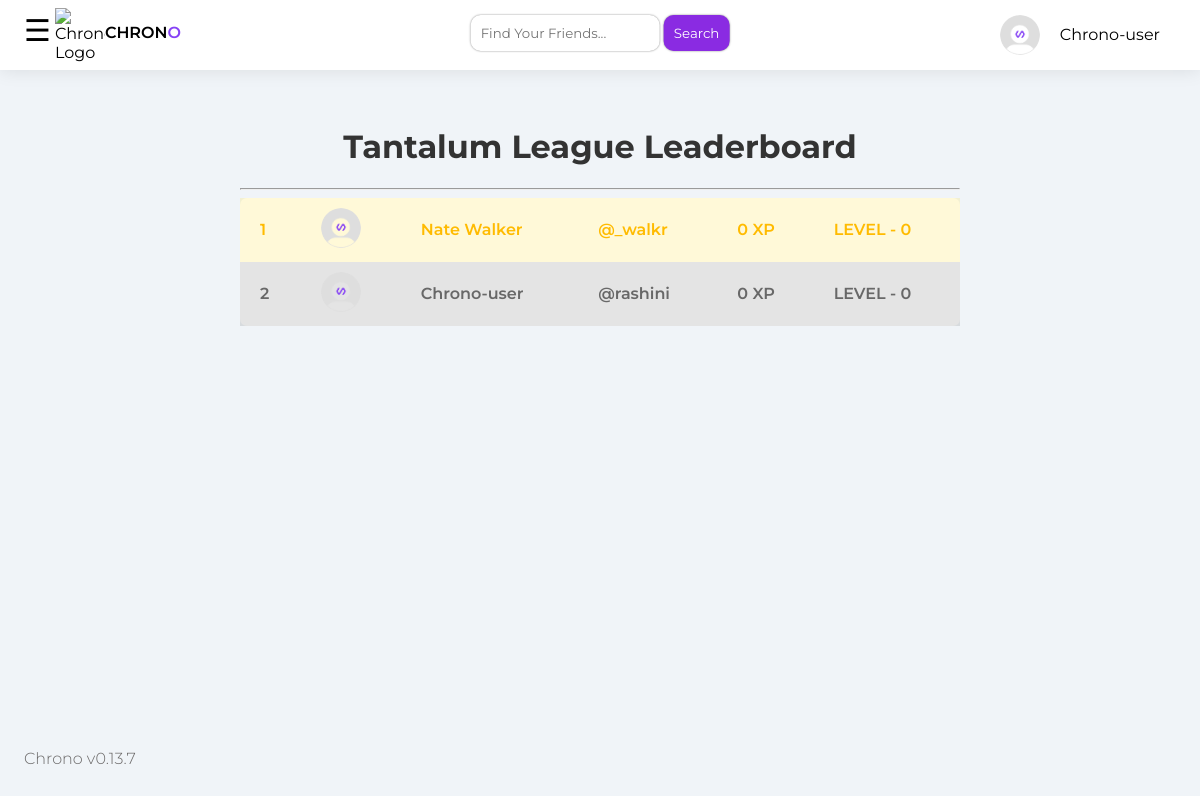
The page /leaderboard/Tantalum (signed in) on the database its author committed.
### app.py (models this page shows)
class User(UserMixin, db.Model):
    id = db.Column(db.Integer, primary_key=True)
    username = db.Column(db.String(150), unique=True, nullable=False)
    email = db.Column(db.String(150), unique=True, nullable=False)
    password = db.Column(db.String(150), nullable=False)
    xp_count = db.Column(db.Integer, default=0)
    birthdate = db.Column(db.Date, nullable=False)
    display_name = db.Column(db.String(150), default='Chrono-user ')
    bio = db.Column(db.Text)
    youtube = db.Column(db.Text, nullable=False, default="N/A")
    facebook = db.Column(db.Text, nullable=False, default="N/A")
    twitter = db.Column(db.Text, nullable=False, default="N/A")
    insta = db.Column(db.Text, nullable=False, default="N/A")
    tiktok = db.Column(db.Text, nullable=False, default="N/A")
    level = db.Column(db.Integer, default=0)
    profile_image = db.Column(db.String(150), nullable=True, default='Default.png')
    club_id = db.Column(db.Integer, db.ForeignKey('club.id'))
    league = db.Column(db.String(80), nullable=False, default='Tantalum')
    yt_badge = db.Column(db.Boolean, default=False)
    account_type = db.Column(db.Text, default='Free')
    club_name = db.Column(db.String(150))
    club = db.relationship('Club', backref=db.backref('members', lazy=True), foreign_keys=[club_id])
    followers = db.relationship('Follow', foreign_keys=[Follow.followed_id],
                                backref=db.backref('followed', lazy='joined'),
                                lazy='dynamic',
                                cascade='all, delete-orphan')
    following = db.relationship('Follow', foreign_keys=[Follow.follower_id],
                                backref=db.backref('follower', lazy='joined'),
                                lazy='dynamic',
                                cascade='all, delete-orphan')

### app.py (the view)
@app.route('/leaderboard/<league_name>')
def league_leaderboard(league_name):
    users = User.query.filter_by(league=league_name).order_by(User.xp_count.desc()).all()
    return render_template('leaderboard.html', users=users, league_name=league_name)

### app.py (called while the page is built)
@login_manager.user_loader
def load_user(user_id):
    return User.query.get(int(user_id))

### templates/leaderboard.html (shortened to what this page needs)
<!DOCTYPE html>
<html>
<head>
    <link rel="stylesheet" href="{{ url_for('static', filename='css/leaderboard.css') }}">
    <link rel="stylesheet" href="{{ url_for('static', filename='css/stylesdashboard.css') }}">
    <link rel="stylesheet" href="{{ url_for('static', filename='css/uni.css')}}">
    <link rel="stylesheet" href="https://cdnjs.cloudflare.com/ajax/libs/font-awesome/5.15.4/css/all.min.css">
</head>
<body>
<nav class="navbar">
    <div id="mySidenav" class="sidenav">
        <div class="nbutton">
            <p style="font-weight: 300; color: rgb(107, 105, 105); position: fixed; left: 2%; bottom: 2%; ">Chrono v0.13.7</p>
        </div>
    </div>
      <div class="logo-container">
        <span style="float: left; font-size:30px;cursor:pointer; padding: 4px;" onclick="openNav()">&#9776 </span>
        <img src="https://i.ibb.co/YBxkyWP/Chrono.png" alt="Chrono Logo" style="float: left;"> <p style="color: black; float: left; font-weight: 550; margin-top: 15px;"> CHRON</p><p style="color: #8642f5;float: right; font-weight: 550; margin-top: 15px;">O</p>
      </div>
    <div class="profile">
        <form class="searchu" action="{{ url_for('search.search_users') }}" method="GET">
            <input class="findfriends" type="text" name="query" placeholder="Find Your Friends...">
            <button class="findfrbtn" type="submit">Search</button>
        </form>
       <div class="click">
<img src="{{ url_for('static', filename='uploads/' + current_user.profile_image) }}" alt="Profile Picture" class="profile-pic">
<span class="profile-name">{{current_user.display_name or current_user.username}}</span>
    </div>
</div>
</nav>
<div class="booty">
    <center><h1>{{ league_name }} League Leaderboard</h1></center>
    <table>
        {% for user in users %}
        <tr class="{% if loop.index == 1 %}first-row{% elif loop.index == 2 %}second-row{% elif loop.index == 3 %}third-row{% endif %}">
            <td>{{ loop.index }}</td>
            <td><img style="width: 40px; border-radius: 50%;" src="/static/uploads/{{ user.profile_image }}"></td>
            <td>{{ user.display_name }}</td>
            <td>@{{ user.username }}</td>
            <td>{{ user.xp_count }} XP</td>
            <td>LEVEL - {{ user.level }}</td>
        </tr>
        {% endfor %}
        <hr>
    </table>
</div>
</body>
</html>

### static/css/leaderboard.css (style rules this page uses)
.booty { padding: 3% 20%; }
table { border-radius: 7px; width: 100%; padding: 20px; background-color: rgb(255, 255, 255); border: 1px solid rgba(131, 75, 2, 0); border-collapse: collapse; }
table , td { padding: 10px 20px; background-color: rgb(255, 255, 255); border: none; border-collapse: collapse; font-weight: 550; }
.first-row td { color: rgb(255, 187, 0); background-color: rgba(255, 217, 0, 0.151); }
.second-row td { color: rgb(104, 104, 104); background-color: rgba(83, 83, 83, 0.151); }

### static/css/stylesdashboard.css (style rules this page uses)
h1 { color: #333; }

### static/css/uni.css (style rules this page uses)
button { font-family: 'Montserrat', sans-serif; }
body { font-family: "Montserrat", sans-serif; background-color: #f0f4f8; margin: 0; padding: 0; transition: background-color .5s; display: flex; flex-wrap: wrap; max-width: 100%; overflow-x: hidden; }
.booty { width: 100%; box-sizing: border-box; font-family: "Montserrat", sans-serif; }
.navbar { display: flex; flex-wrap: wrap; width: 100%; justify-content: space-between; align-items: center; padding: 5px 20px; background-color: #ffffff; box-shadow: 0 0 18px rgba(0, 0, 0, 0.1); box-sizing: border-box; }
.profile { float: right; padding: 10px; cursor: pointer; vertical-align: middle; }
.profile-pic { width: 40px; height: 40px; float: left; border-radius: 50%; }
.profile-name { margin-left: 10px; float: right; display: block; padding: 10px; }
.logo-container img { width: 50px; }
.sidenav { height: 100%; width: 0; position: fixed; z-index: 1; top: 0; left: 0; background-color: #f8f7f7; overflow-x: hidden; transition: 0.5s; padding-top: 60px; }
.searchu { float: left; position: absolute; top: 15px; left: 50%; transform: translateX(-50%); }
.findfriends { border-width: 0; border-radius: 10px; box-shadow: 0px 0px 2px 0px rgba(0, 0, 0, 0.5); padding: 10px; font-family: 'Montserrat', sans-serif; }
.findfrbtn { padding: 10px; background-color: blueviolet; color: white; border-width: 0; border-radius: 10px; box-shadow: 0px 0px 2px 0px rgba(0, 0, 0, 0.5); font-family: 'Montserrat', sans-serif; }

### rows shown on the page
User: profile_image (placeholder picture), display_name "Chrono-user", username "rashini", xp_count "0", level "0"
User: profile_image (placeholder picture), display_name "Nate Walker", username "_walkr", xp_count "0", level "0"

### other values the page prints
{{ league_name }} "Tantalum"
